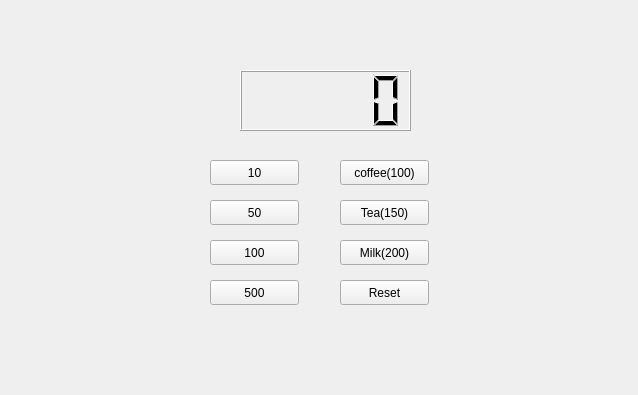
<?xml version="1.0" encoding="UTF-8"?>
<ui version="4.0">
 <class>Widget</class>
 <widget class="QWidget" name="Widget">
  <property name="geometry">
   <rect>
    <x>0</x>
    <y>0</y>
    <width>638</width>
    <height>395</height>
   </rect>
  </property>
  <property name="windowTitle">
   <string>Widget</string>
  </property>
  <widget class="QLCDNumber" name="lcdNumber">
   <property name="geometry">
    <rect>
     <x>240</x>
     <y>70</y>
     <width>171</width>
     <height>61</height>
    </rect>
   </property>
  </widget>
  <widget class="QPushButton" name="pb10_1">
   <property name="geometry">
    <rect>
     <x>210</x>
     <y>160</y>
     <width>89</width>
     <height>25</height>
    </rect>
   </property>
   <property name="text">
    <string>10</string>
   </property>
  </widget>
  <widget class="QPushButton" name="pb10_2">
   <property name="geometry">
    <rect>
     <x>210</x>
     <y>200</y>
     <width>89</width>
     <height>25</height>
    </rect>
   </property>
   <property name="text">
    <string>50</string>
   </property>
  </widget>
  <widget class="QPushButton" name="pb10_3">
   <property name="geometry">
    <rect>
     <x>210</x>
     <y>240</y>
     <width>89</width>
     <height>25</height>
    </rect>
   </property>
   <property name="text">
    <string>100</string>
   </property>
  </widget>
  <widget class="QPushButton" name="pb10_4">
   <property name="geometry">
    <rect>
     <x>210</x>
     <y>280</y>
     <width>89</width>
     <height>25</height>
    </rect>
   </property>
   <property name="text">
    <string>500</string>
   </property>
  </widget>
  <widget class="QPushButton" name="pbReset">
   <property name="geometry">
    <rect>
     <x>340</x>
     <y>280</y>
     <width>89</width>
     <height>25</height>
    </rect>
   </property>
   <property name="text">
    <string>Reset</string>
   </property>
  </widget>
  <widget class="QPushButton" name="pbcoffee">
   <property name="geometry">
    <rect>
     <x>340</x>
     <y>160</y>
     <width>89</width>
     <height>25</height>
    </rect>
   </property>
   <property name="text">
    <string>coffee(100)</string>
   </property>
  </widget>
  <widget class="QPushButton" name="pbTea">
   <property name="geometry">
    <rect>
     <x>340</x>
     <y>200</y>
     <width>89</width>
     <height>25</height>
    </rect>
   </property>
   <property name="text">
    <string>Tea(150)</string>
   </property>
  </widget>
  <widget class="QPushButton" name="pbMilk">
   <property name="geometry">
    <rect>
     <x>340</x>
     <y>240</y>
     <width>89</width>
     <height>25</height>
    </rect>
   </property>
   <property name="text">
    <string>Milk(200)</string>
   </property>
  </widget>
 </widget>
 <resources/>
 <connections/>
</ui>
